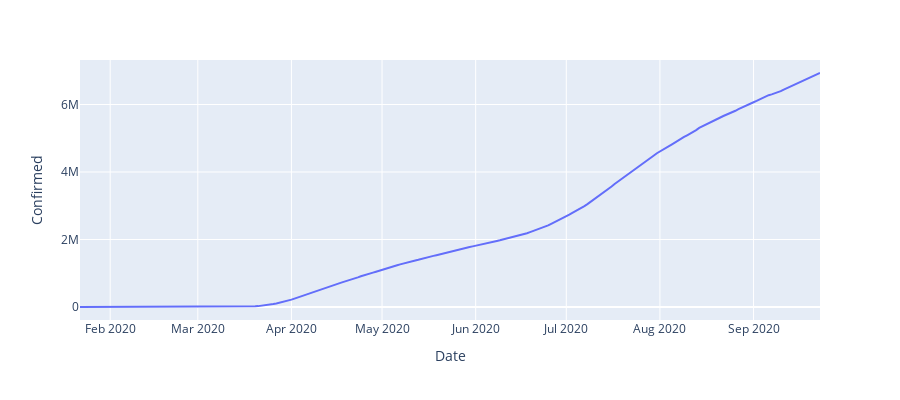

The code cell stored with this chart in its notebook:
### Code cell
px.line(df_US, x="Date", y="Confirmed", height=400)

### Figure 1 — Plotly figure (JSON) as saved in the notebook; plotly's stock layout.template omitted (floating-point values rounded to 4 significant figures; data arrays with more than 128 entries replaced by an {"elided": "..."} marker saying what was removed)
{"data": [{"hovertemplate": "Date=%{x}<br>Confirmed=%{y}<extra></extra>", "legendgroup": "", "line": {"color": "#636efa", "dash": "solid"}, "mode": "lines", "name": "", "orientation": "v", "showlegend": false, "type": "scatter", "x": {"elided": "246 str values"}, "xaxis": "x", "y": {"elided": "246 int values"}, "yaxis": "y"}], "layout": {"height": 400, "legend": {"tracegroupgap": 0}, "margin": {"t": 60}, "xaxis": {"anchor": "y", "domain": [0, 1], "title": {"text": "Date"}}, "yaxis": {"anchor": "x", "domain": [0, 1], "title": {"text": "Confirmed"}}}}
